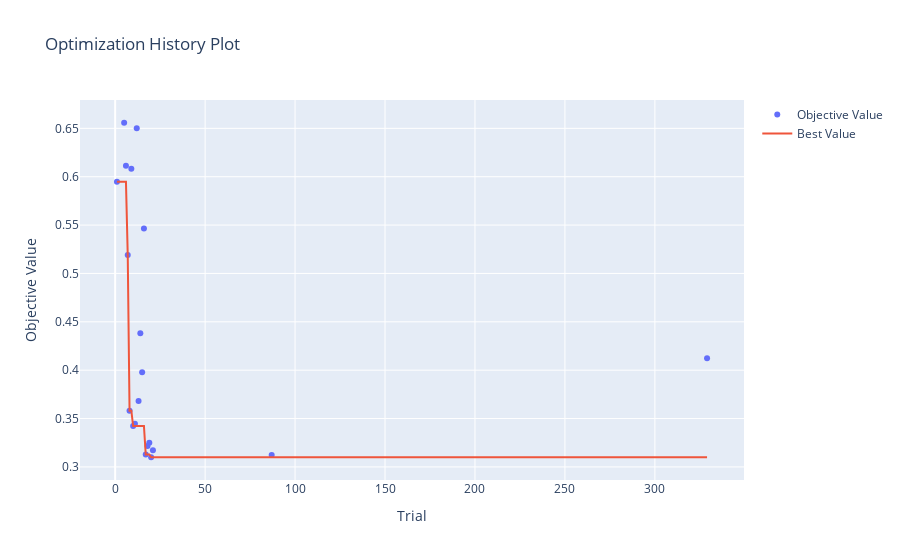

Notebook code for this chart:
### Code cell
plot_optimization_history(study)

### Figure 1 — Plotly figure (JSON) as saved in the notebook; plotly's stock layout.template omitted (floating-point values rounded to 4 significant figures)
{"data": [{"mode": "markers", "name": "Objective Value", "type": "scatter", "x": [1, 5, 6, 7, 8, 9, 10, 11, 12, 13, 14, 15, 16, 17, 18, 19, 20, 21, 87, 329], "y": [0.5948, 0.6558, 0.6113, 0.519, 0.3581, 0.6083, 0.3423, 0.3447, 0.6502, 0.3682, 0.4382, 0.3979, 0.5466, 0.3128, 0.3216, 0.3249, 0.31, 0.3172, 0.3123, 0.4122]}, {"name": "Best Value", "type": "scatter", "x": [1, 5, 6, 7, 8, 9, 10, 11, 12, 13, 14, 15, 16, 17, 18, 19, 20, 21, 87, 329], "y": [0.5948, 0.5948, 0.5948, 0.519, 0.3581, 0.3581, 0.3423, 0.3423, 0.3423, 0.3423, 0.3423, 0.3423, 0.3423, 0.3128, 0.3128, 0.3128, 0.31, 0.31, 0.31, 0.31]}], "layout": {"title": {"text": "Optimization History Plot"}, "xaxis": {"title": {"text": "Trial"}}, "yaxis": {"title": {"text": "Objective Value"}}}}
